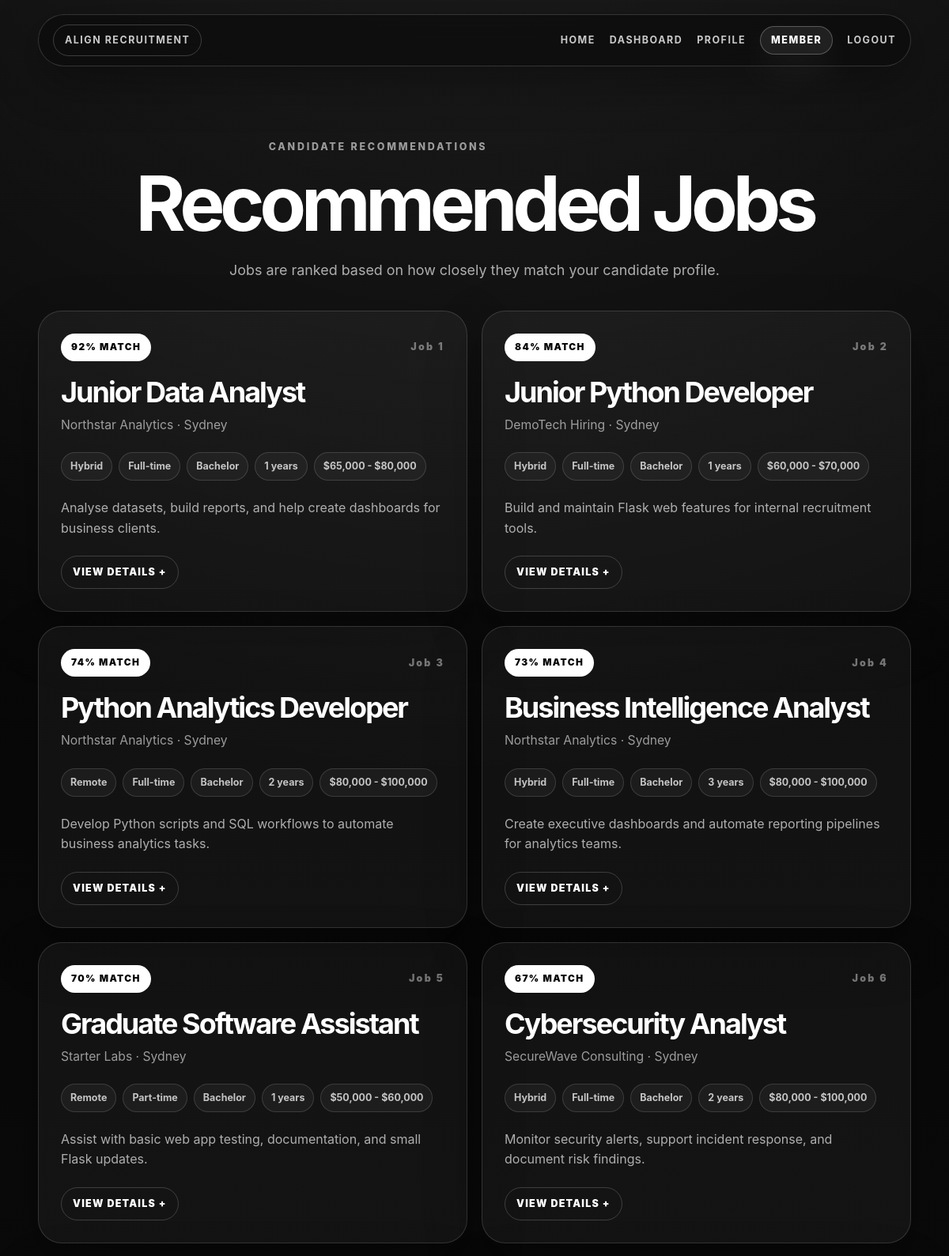
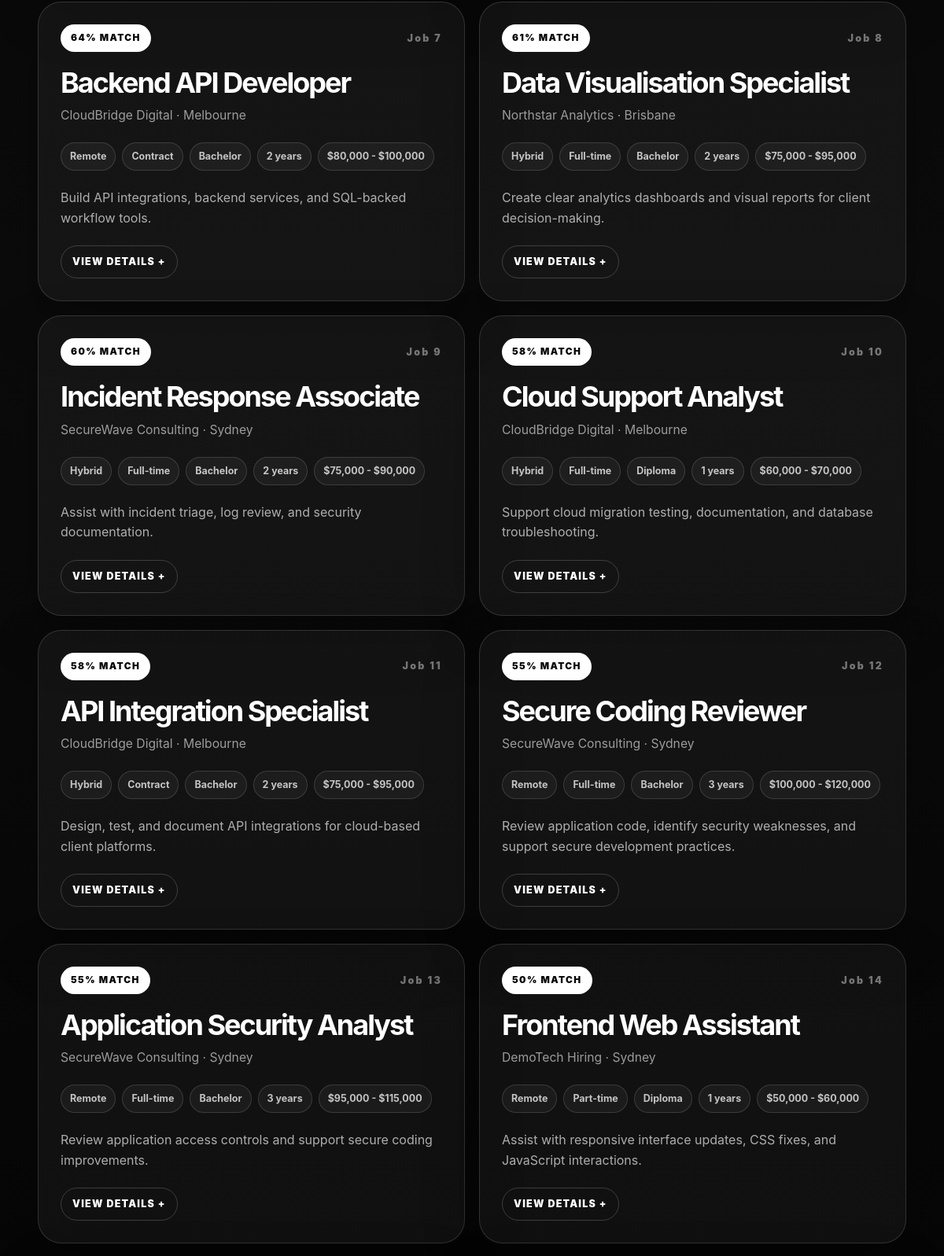
/jobs/recommended (signed in, upper part), run on the app's committed database (2 pictures, top to bottom).
### tables this page shows
CREATE TABLE jobs (
    job_id INTEGER PRIMARY KEY AUTOINCREMENT,
    company_id INTEGER NOT NULL,
    job_title TEXT NOT NULL,
    job_description TEXT,
    required_education TEXT,
    required_skills TEXT,
    years_experience_required INTEGER DEFAULT 0,
    work_mode TEXT,
    job_location TEXT,
    salary_range TEXT,
    job_type TEXT,
    FOREIGN KEY (company_id) REFERENCES companies(company_id)
);

CREATE TABLE companies (
    company_id INTEGER PRIMARY KEY AUTOINCREMENT,
    user_id INTEGER NOT NULL,
    company_name TEXT NOT NULL,
    company_description TEXT,
    industry TEXT,
    location TEXT,
    FOREIGN KEY (user_id) REFERENCES users(user_id)
);

### app.py (the view, shortened to what this page needs)
@app.route("/jobs/recommended")
def recommended_jobs():
    if session.get("role") != "candidate":
        return redirect(url_for("login"))
    db = get_db()
    user_id = session["user_id"]
    candidate = db.execute(
        "SELECT * FROM candidates WHERE user_id = ?",
        (user_id,)
    ).fetchone()
    jobs = db.execute(
        """
        SELECT jobs.*, companies.company_name
        FROM jobs
        JOIN companies ON jobs.company_id = companies.company_id
        """
    ).fetchall()
    recommendations = []
    for job in jobs:
        score, reasons = calculate_job_match(candidate, job)
        recommendations.append({
            "job": job,
            "score": score,
            "reasons": reasons
        })
    recommendations.sort(key=lambda item: item["score"], reverse=True)
    if session.get("membership_status") != "member":
        recommendations = recommendations[:10]
    return render_template("recommended_jobs.html", recommendations=recommendations)

### app.py (called while the page is built)
def get_db():
    if "db" not in g:
        g.db = sqlite3.connect(DATABASE)
        g.db.row_factory = sqlite3.Row
    return g.db

def normalise_words(text):
    if text is None:
        return set()
    cleaned_text = re.sub(r"[^a-zA-Z0-9+#]+", " ", text.lower())
    return {word.strip() for word in cleaned_text.split() if word.strip()}

def calculate_skill_score(candidate_skills_text, required_skills_text):
    candidate_skills = normalise_words(candidate_skills_text)
    required_skills = normalise_words(required_skills_text)
    if not required_skills:
        return 40, []
    matching_skills = candidate_skills.intersection(required_skills)
    score = round((len(matching_skills) / len(required_skills)) * 40)
    return score, sorted(matching_skills)

def education_score(candidate_education, required_education):
    education_rank = {
        "Diploma": 1,
        "Bachelor": 2,
        "Master": 3,
        "Doctorate": 4,
        "Other": 0
    }
    if not required_education:
        return 20
    candidate_rank = education_rank.get(candidate_education, 0)
    required_rank = education_rank.get(required_education, 0)
    if candidate_rank >= required_rank and required_rank > 0:
        return 20
    return 0

def experience_score(candidate_experience, required_experience):
    candidate_years = int(candidate_experience or 0)
    required_years = int(required_experience or 0)
    if required_years == 0:
        return 20
    if candidate_years >= required_years:
        return 20
    return round((candidate_years / required_years) * 20)

def preference_score(candidate_value, job_value, weight):
    candidate_value = (candidate_value or "").strip().lower()
    job_value = (job_value or "").strip().lower()
    if not candidate_value or not job_value:
        return 0
    if candidate_value == job_value:
        return weight
    if candidate_value in job_value or job_value in candidate_value:
        return round(weight * 0.8)
    if fuzzy_score(candidate_value, job_value) >= 0.75:
        return round(weight * 0.6)
    return 0

def fuzzy_score(a, b):
    if not a or not b:
        return 0
    return SequenceMatcher(None, a.lower(), b.lower()).ratio()

### templates/recommended_jobs.html (shortened to what this page needs)
{% extends "base.html" %}
{% block content %}
<section class="dashboard-hero recommendation-page-hero">
    <p class="eyebrow">Candidate Recommendations</p>
    <h1>Recommended Jobs</h1>
    <p>Jobs are ranked based on how closely they match your candidate profile.</p>
</section>
{% if recommendations %}
    <section class="recommendation-list">
        {% for item in recommendations %}
            <article class="recommendation-card">
                <div class="recommendation-topline">
                    <span class="match-pill">{{ item.score }}% Match</span>
                    <span class="card-number">Job {{ loop.index }}</span>
                </div>
                <div class="recommendation-main">
                    <div>
                        <h3>{{ item.job.job_title }}</h3>
                        <p class="recommendation-subtitle">
                            {{ item.job.company_name }} · {{ item.job.job_location }}
                        </p>
                    </div>
                </div>
                <div class="chip-row">
                    <span>{{ item.job.work_mode }}</span>
                    <span>{{ item.job.job_type }}</span>
                    <span>{{ item.job.required_education }}</span>
                    <span>{{ item.job.years_experience_required }} years</span>
                    <span>{{ item.job.salary_range }}</span>
                </div>
                <p class="recommendation-summary">
                    {{ item.job.job_description }}
                </p>
                <details class="recommendation-details">
                    <summary>View details</summary>
                </details>
            </article>
        {% endfor %}
    </section>
{% else %}
    <section class="empty-state-card">
        <h3>No recommendations available yet.</h3>
        <p>Make sure your candidate profile is complete and jobs have been posted.</p>
    </section>
{% endif %}
{% endblock %}

### static/style.css (style rules this page uses)
* { box-sizing: border-box; }
body { font-family: -apple-system, BlinkMacSystemFont, "Segoe UI", Arial, sans-serif; margin: 0; min-height: 100vh; background: radial-gradient(circle at 50% -10%, rgba(255, 255, 255, 0.12), transparent 28%), radial-gradient(circle at 50% 110%, rgba(255, 255, 255, 0.06), transparent 35%), linear-gradient(180deg, #050505 0%, #0b0b0b 42%, #000000 100%); color: #f5f5f5; line-height: 1.6; font-size: 18px; overflow-x: hidden; }
body::before, body::after { display: none; }
body > *:not(nav) { position: relative; z-index: 1; }
h1 { font-size: clamp(3rem, 7vw, 6.2rem); max-width: 900px; margin-top: 90px; margin-bottom: 24px; line-height: 0.95; letter-spacing: -0.045em; color: #ffffff; text-align: center; text-shadow: none; }
p { max-width: 860px; color: #cfcfcf; font-size: 1.12rem; }
.eyebrow { margin: 0 0 18px; color: rgba(255, 255, 255, 0.58); font-size: 0.78rem; font-weight: 800; letter-spacing: 0.22em; text-transform: uppercase; }
.card-number { display: inline-flex; color: rgba(255, 255, 255, 0.42); font-size: 0.78rem; font-weight: 900; letter-spacing: 0.18em; }
.dashboard-hero, .dashboard-status-card, .dashboard-grid { width: min(92%, 1180px); margin-left: auto; margin-right: auto; }
.dashboard-hero { padding: 92px 0 28px; text-align: center; }
.dashboard-hero h1 { width: min(100%, 1050px); max-width: none; margin: 0 auto; font-size: clamp(3.6rem, 8vw, 8.4rem); line-height: 0.9; letter-spacing: -0.065em; color: #ffffff; }
.dashboard-hero p:not(.eyebrow) { width: min(92%, 760px); margin: 28px auto 0; color: rgba(255, 255, 255, 0.66); }
.recommendation-page-hero { padding-bottom: 18px; }
.recommendation-list, .browse-list, .empty-state-card { width: min(92%, 1180px); margin-left: auto; margin-right: auto; }
.recommendation-list, .browse-list { display: grid; grid-template-columns: repeat(2, minmax(0, 1fr)); gap: 18px; margin-top: 18px; }
.recommendation-card, .browse-card { padding: 28px; border: 1px solid rgba(255, 255, 255, 0.14); border-radius: 30px; background: rgba(255, 255, 255, 0.045); box-shadow: 0 28px 70px rgba(0, 0, 0, 0.28); }
.recommendation-topline { display: flex; justify-content: space-between; align-items: center; gap: 16px; margin-bottom: 22px; }
.match-pill { display: inline-flex; align-items: center; padding: 8px 13px; border-radius: 999px; color: #050505; background: #ffffff; font-size: 0.74rem; font-weight: 900; letter-spacing: 0.12em; text-transform: uppercase; }
.recommendation-main h3 { margin: 0; color: #ffffff; font-size: clamp(1.7rem, 3vw, 3rem); line-height: 0.95; letter-spacing: -0.055em; }
.recommendation-subtitle { margin: 12px 0 0; color: rgba(255, 255, 255, 0.58); font-size: 0.98rem; }
.chip-row { display: flex; gap: 8px; flex-wrap: wrap; margin-top: 22px; }
.chip-row span { display: inline-flex; align-items: center; padding: 7px 11px; border: 1px solid rgba(255, 255, 255, 0.14); border-radius: 999px; color: rgba(255, 255, 255, 0.74); background: rgba(255, 255, 255, 0.045); font-size: 0.78rem; font-weight: 700; }
.recommendation-summary { display: -webkit-box; -webkit-line-clamp: 2; -webkit-box-orient: vertical; overflow: hidden; margin: 22px 0 0; color: rgba(255, 255, 255, 0.66); font-size: 1rem; }
.recommendation-details { margin-top: 22px; }
.recommendation-details summary { cursor: pointer; width: fit-content; padding: 10px 14px; border: 1px solid rgba(255, 255, 255, 0.18); border-radius: 999px; color: #ffffff; font-size: 0.78rem; font-weight: 900; letter-spacing: 0.1em; text-transform: uppercase; list-style: none; }
.recommendation-details summary::after { content: " +"; }

### data on the page
jobs: job.job_title "Junior Data Analyst", job.job_location "Sydney", job.work_mode "Hybrid", job.job_type "Full-time", job.required_education "Bachelor", job.years_experience_required "1", job.salary_range "$65,000 - $80,000", job.job_description "Analyse datasets, build reports, and help create dashboards for business clients."
companies: job.company_name "Northstar Analytics" "Northstar Analytics" "Northstar Analytics" "Northstar Analytics"
jobs: job.job_title "Junior Python Developer", job.job_location "Sydney", job.work_mode "Hybrid", job.job_type "Full-time", job.required_education "Bachelor", job.years_experience_required "1", job.salary_range "$60,000 - $70,000", job.job_description "Build and maintain Flask web features for internal recruitment tools."
companies: job.company_name "DemoTech Hiring" "DemoTech Hiring"
jobs: job.job_title "Python Analytics Developer", job.job_location "Sydney", job.work_mode "Remote", job.job_type "Full-time", job.required_education "Bachelor", job.years_experience_required "2", job.salary_range "$80,000 - $100,000", job.job_description "Develop Python scripts and SQL workflows to automate business analytics tasks."
jobs: job.job_title "Business Intelligence Analyst", job.job_location "Sydney", job.work_mode "Hybrid", job.job_type "Full-time", job.required_education "Bachelor", job.years_experience_required "3", job.salary_range "$80,000 - $100,000", job.job_description "Create executive dashboards and automate reporting pipelines for analytics teams."
jobs: job.job_title "Graduate Software Assistant", job.job_location "Sydney", job.work_mode "Remote", job.job_type "Part-time", job.required_education "Bachelor", job.years_experience_required "1", job.salary_range "$50,000 - $60,000", job.job_description "Assist with basic web app testing, documentation, and small Flask updates."
companies: job.company_name "Starter Labs"
jobs: job.job_title "Cybersecurity Analyst", job.job_location "Sydney", job.work_mode "Hybrid", job.job_type "Full-time", job.required_education "Bachelor", job.years_experience_required "2", job.salary_range "$80,000 - $100,000", job.job_description "Monitor security alerts, support incident response, and document risk findings."
companies: job.company_name "SecureWave Consulting" "SecureWave Consulting" "SecureWave Consulting" "SecureWave Consulting"
jobs: job.job_title "Backend API Developer", job.job_location "Melbourne", job.work_mode "Remote", job.job_type "Contract", job.required_education "Bachelor", job.years_experience_required "2", job.salary_range "$80,000 - $100,000", job.job_description "Build API integrations, backend services, and SQL-backed workflow tools."
companies: job.company_name "CloudBridge Digital" "CloudBridge Digital" "CloudBridge Digital"
jobs: job.job_title "Data Visualisation Specialist", job.job_location "Brisbane", job.work_mode "Hybrid", job.job_type "Full-time", job.required_education "Bachelor", job.years_experience_required "2", job.salary_range "$75,000 - $95,000", job.job_description "Create clear analytics dashboards and visual reports for client decision-making."
jobs: job.job_title "Incident Response Associate", job.job_location "Sydney", job.work_mode "Hybrid", job.job_type "Full-time", job.required_education "Bachelor", job.years_experience_required "2", job.salary_range "$75,000 - $90,000", job.job_description "Assist with incident triage, log review, and security documentation."
jobs: job.job_title "Cloud Support Analyst", job.job_location "Melbourne", job.work_mode "Hybrid", job.job_type "Full-time", job.required_education "Diploma", job.years_experience_required "1", job.salary_range "$60,000 - $70,000", job.job_description "Support cloud migration testing, documentation, and database troubleshooting."
jobs: job.job_title "API Integration Specialist", job.job_location "Melbourne", job.work_mode "Hybrid", job.job_type "Contract", job.required_education "Bachelor", job.years_experience_required "2", job.salary_range "$75,000 - $95,000", job.job_description "Design, test, and document API integrations for cloud-based client platforms."
jobs: job.job_title "Secure Coding Reviewer", job.job_location "Sydney", job.work_mode "Remote", job.job_type "Full-time", job.required_education "Bachelor", job.years_experience_required "3", job.salary_range "$100,000 - $120,000", job.job_description "Review application code, identify security weaknesses, and support secure development practices."
jobs: job.job_title "Application Security Analyst", job.job_location "Sydney", job.work_mode "Remote", job.job_type "Full-time", job.required_education "Bachelor", job.years_experience_required "3", job.salary_range "$95,000 - $115,000", job.job_description "Review application access controls and support secure coding improvements."
jobs: job.job_title "Frontend Web Assistant", job.job_location "Sydney", job.work_mode "Remote", job.job_type "Part-time", job.required_education "Diploma", job.years_experience_required "1", job.salary_range "$50,000 - $60,000", job.job_description "Assist with responsive interface updates, CSS fixes, and JavaScript interactions."

### other printed values
{{ item.score }} "92" "84" "74" "73" "70" "67" "64" "61" "60" "58" "58" "55" "55" "50"
